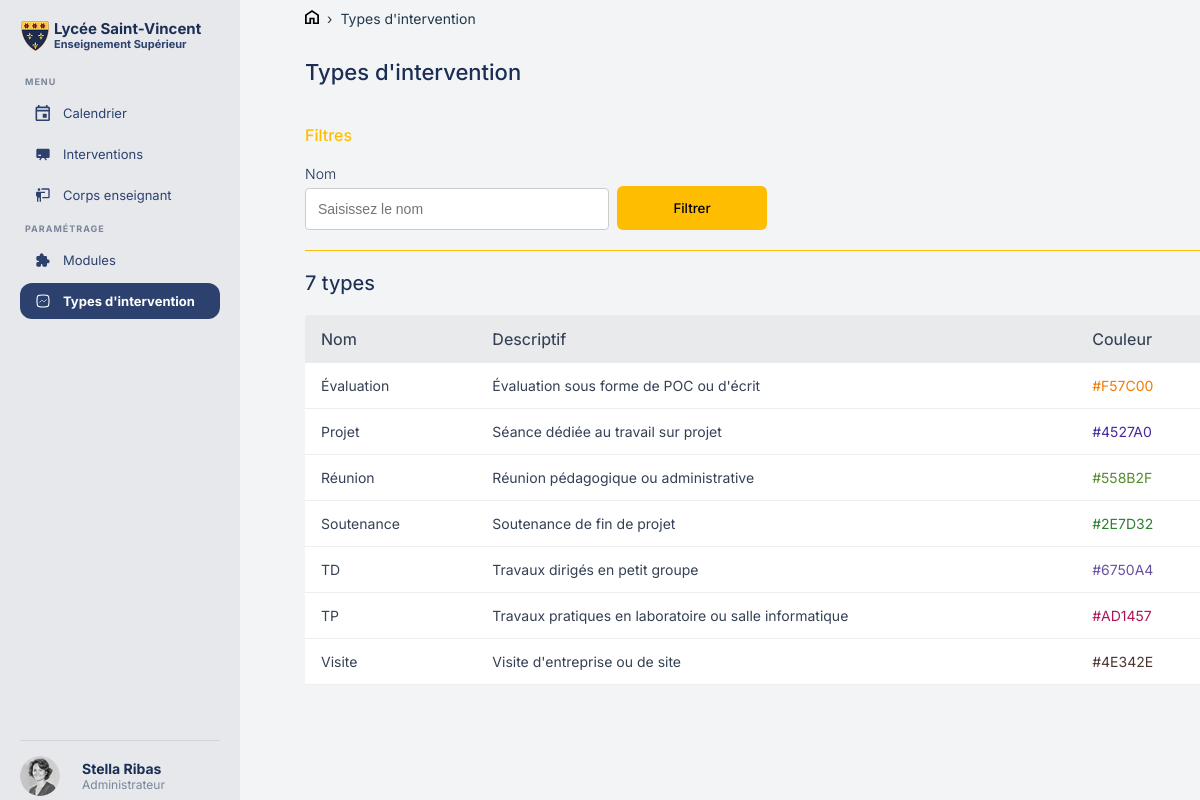
The page /type_intervention.php on the database as committed earlier.
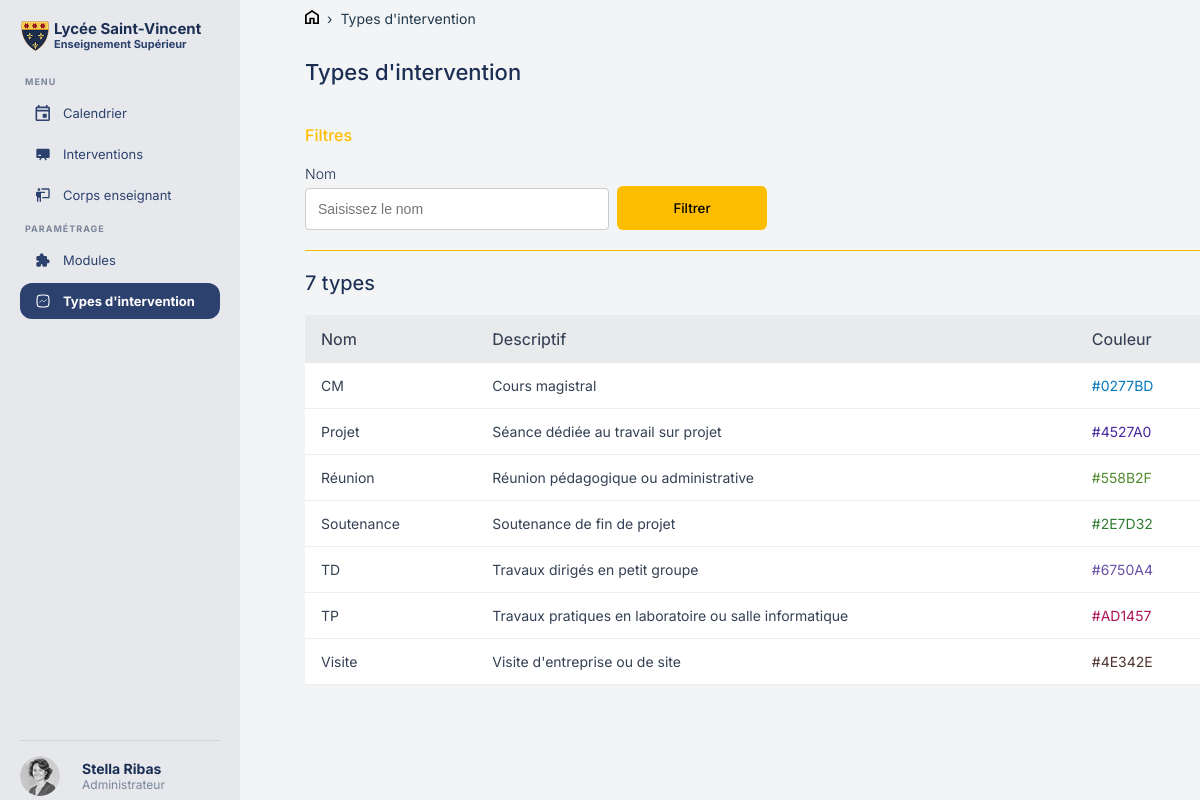
The same page on the database as committed later.
### tables this page shows
CREATE TABLE IF NOT EXISTS `intervention_type` (
  `id` int NOT NULL AUTO_INCREMENT,
  `name` varchar(255) NOT NULL,
  `description` text NOT NULL,
  `color` char(7) NOT NULL,
  PRIMARY KEY (`id`)
);

### database/requetetypeintervention.php (called while the page is built, shortened)
<?php
$filtre_nom = isset($_POST['nom']) ? trim($_POST['nom']) : '';
if ($filtre_nom !== '') {
    $stmt = $pdo->prepare("SELECT * FROM intervention_type WHERE name LIKE ? ORDER BY name ASC");
    $stmt->execute(['%' . $filtre_nom . '%']);
} else {
    $stmt = $pdo->query("SELECT * FROM intervention_type ORDER BY name ASC");
}
$types    = $stmt->fetchAll(PDO::FETCH_ASSOC);
$nb_types = count($types);

### public/type_intervention.php (the view, shortened to what this page needs)
<?php
require_once '../fonctions/db.php';
require_once '../database/requetetypeintervention.php';
?>
<!DOCTYPE html>
<html lang="fr">
<head>
    <link rel="stylesheet" href="assets/css/header.css">
    <link rel="stylesheet" href="assets/css/typeintervention.css">
</head>
<body class="pageintervention">
<div class="page">
    <?php require_once '../inclus/header.php'; ?>
    <main class="contenu">
        <nav class="fil">
            <a href="index.php"><img src="assets/images/Home.svg"></a>
            <span>›</span>
            <a href="type_intervention.php">Types d'intervention</a>
        </nav>
        <div class="entete-page">
            <p class="titre-principal">Types d'intervention</p>
        </div>
        <section class="bloc-filtre">
            <h3 class="titre-filtre">Filtres</h3>
            <form class="formulaire-filtre" method="POST" action="">
                <div class="champ">
                    <label>Nom</label>
                    <input type="text" name="nom" placeholder="Saisissez le nom"
                           value="<?= htmlspecialchars($filtre_nom) ?>">
                </div>
                <button type="submit" class="bouton-filtre">Filtrer</button>
            </form>
        </section>
        <div class="hrcouleur"></div>
        <h3><?= $nb_types ?> type<?= $nb_types > 1 ? 's' : '' ?></h3>
        <table class="table">
            <thead>
            <tr>
                <th>Nom</th>
                <th>Descriptif</th>
                <th>Couleur</th>
            </tr>
            </thead>
            <tbody>
            <?php if ($nb_types === 0): ?>
                <tr>
                    <td colspan="4" class="aucun-resultat">Aucun type trouvé.</td>
                </tr>
            <?php else: ?>
                <?php foreach ($types as $type): ?>
                    <tr>
                        <td><?= htmlspecialchars($type['name']) ?></td>
                        <td><?= htmlspecialchars($type['description']) ?></td>
                        <td><span style="color: <?= htmlspecialchars($type['color']) ?>"><?= htmlspecialchars($type['color']) ?></span></td>
                    </tr>
                <?php endforeach; ?>
            <?php endif; ?>
            </tbody>
        </table>
    </main>
</div>
</body>
</html>

Rows that differ between the two databases and show on the page:
removed intervention_type: name "Évaluation", description "Évaluation sous forme de POC ou d'écrit", color "#F57C00"
added intervention_type: name "CM", description "Cours magistral", color "#0277BD"
